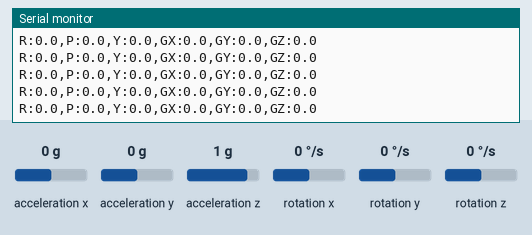
A sketch run on a simulated ESP32. On the bench: the last lines printed to the serial monitor. The test bench sets the inputs (shaded band); at power-on: acceleration x 0 g, acceleration y 0 g, acceleration z 1 g, rotation x 0 °/s, rotation y 0 °/s, rotation z 0 °/s.

Above: at 2.2 s.
2.3 s: acceleration x set to -1.4 g
At 3.4 s:
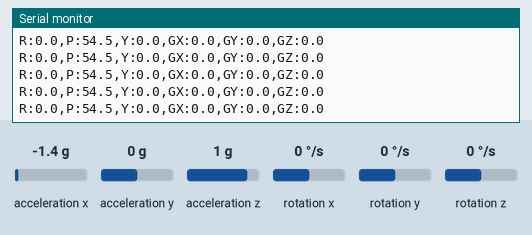
3.8 s: acceleration y set to -1.4 g
At 4.7 s:
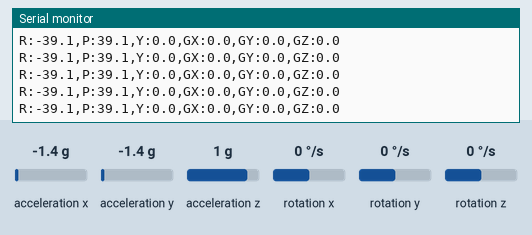
5.3 s: acceleration z set to -1.4 g
At 6.3 s:
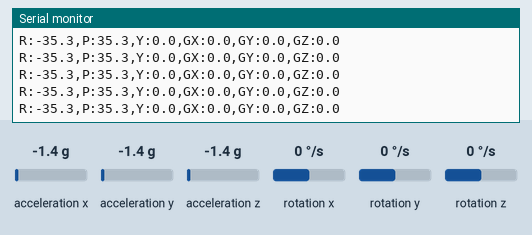
6.8 s: rotation x set to -192 °/s
At 7.6 s:
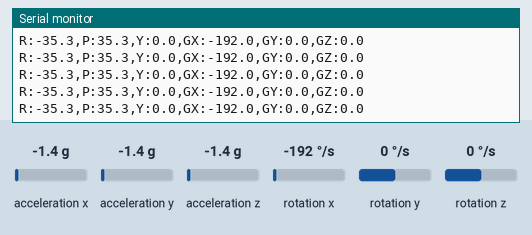
8.3 s: rotation y set to -192 °/s
At 9.3 s:
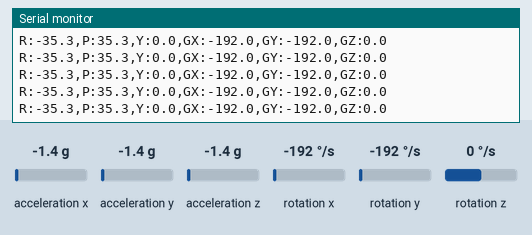
Timing chart, 0 to 10.8 s (numbered marks = the images above; inputs shaded):
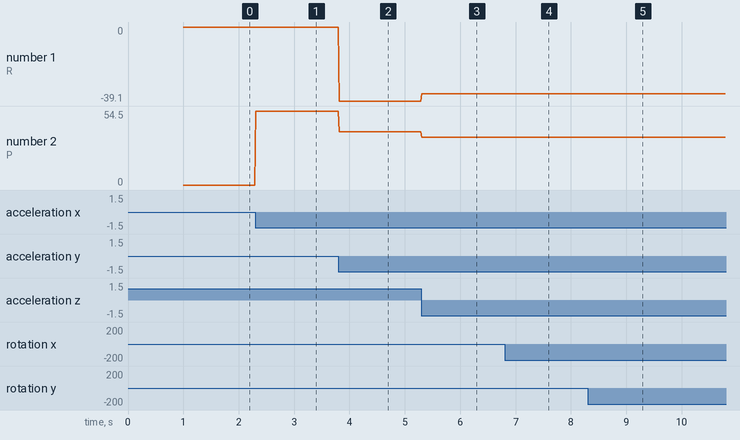

The sketch:

mpu6050_dashboard_csv.ino
```cpp
#include <Wire.h>
#include <MPU6050_light.h>

MPU6050 mpu(Wire);
const unsigned long SAMPLE_INTERVAL_MS = 20;
unsigned long lastSample = 0;

void setup() {
  Serial.begin(115200);
  Wire.begin(21, 22);

  if (mpu.begin() != 0) {
    while (true) delay(100);
  }

  mpu.calcOffsets(true, true);
}

void loop() {
  if (millis() - lastSample < SAMPLE_INTERVAL_MS) return;
  lastSample = millis();
  mpu.update();

  Serial.print("R:");
  Serial.print(mpu.getAngleX(), 1);
  Serial.print(",P:");
  Serial.print(mpu.getAngleY(), 1);
  Serial.print(",Y:");
  Serial.print(mpu.getAngleZ(), 1);
  Serial.print(",GX:");
  Serial.print(mpu.getGyroX(), 1);
  Serial.print(",GY:");
  Serial.print(mpu.getGyroY(), 1);
  Serial.print(",GZ:");
  Serial.print(mpu.getGyroZ(), 1);
  Serial.println();
}
```

Measured:
- after the input at 2.3 s, the serial monitor: prints a new line at once (image 1)
- after the input at 3.8 s, the serial monitor: prints a new line at once (image 2)
- after the input at 5.3 s, the serial monitor: prints a new line at once (image 3)
- after the input at 6.8 s, the serial monitor: prints a new line at once (image 4)
- after the input at 8.3 s, the serial monitor: prints a new line at once (image 5)
- plotted number 1: 0 → -39.1 after the input at 3.8 s, -39.1 → -35.3 after the input at 5.3 s
- plotted number 2: 0 → 54.5 after the input at 2.3 s, 54.5 → 39.1 after the input at 3.8 s, 39.1 → 35.3 after the input at 5.3 s
